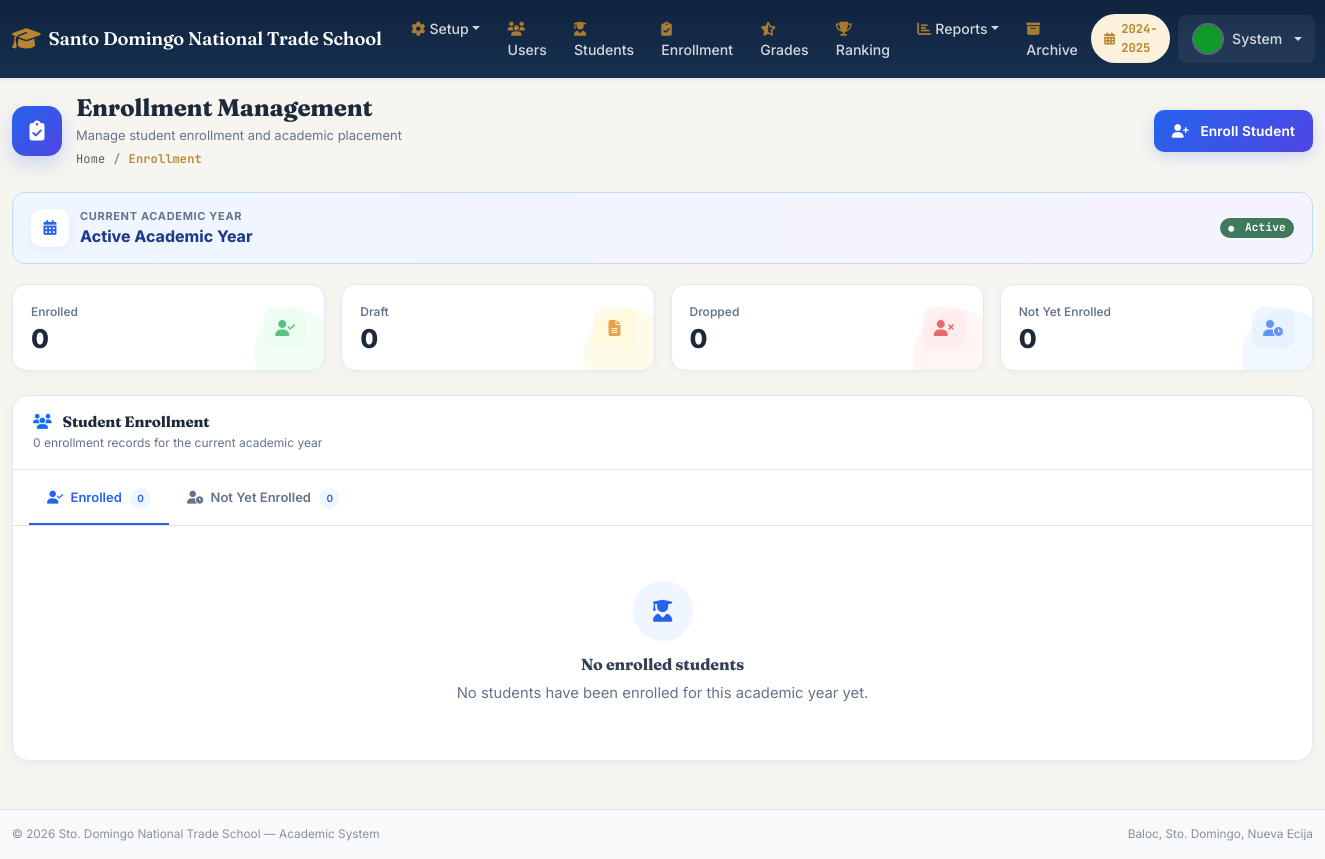
Screenshot of /admin/enrollment.php (signed in) with the database file from the repository.
### tables this page shows
CREATE TABLE `system_settings` (
  `settingID` INT AUTO_INCREMENT PRIMARY KEY,
  `settingKey` VARCHAR(100) UNIQUE NOT NULL,
  `settingValue` TEXT,
  `dateUpdated` DATETIME DEFAULT CURRENT_TIMESTAMP ON UPDATE CURRENT_TIMESTAMP
);

CREATE TABLE `academicYear` (
  `ayID` INT AUTO_INCREMENT PRIMARY KEY,
  `academicYear` VARCHAR(20) NOT NULL,
  `academicDesc` TEXT,
  `status` ENUM('active','inactive') DEFAULT 'inactive',
  `dateCreated` DATETIME DEFAULT CURRENT_TIMESTAMP,
  `dateDeleted` DATETIME DEFAULT NULL
);

CREATE TABLE `users` (
  `userID` INT AUTO_INCREMENT PRIMARY KEY,
  `employeeNo` VARCHAR(20) UNIQUE DEFAULT NULL,
  `firstName` VARCHAR(100) NOT NULL,
  `middleName` VARCHAR(100) DEFAULT NULL,
  `lastName` VARCHAR(100) NOT NULL,
  `extName` VARCHAR(10) DEFAULT NULL,
  `pic` VARCHAR(255) DEFAULT 'default.png',
  `roleID` INT NOT NULL,
  `email` VARCHAR(150) NOT NULL UNIQUE,
  `password` VARCHAR(255) NOT NULL,
  `programID` INT DEFAULT NULL,
  `isActive` TINYINT(1) DEFAULT 1,
  `dateCreated` DATETIME DEFAULT CURRENT_TIMESTAMP,
  `dateDeleted` DATETIME DEFAULT NULL,
  `deletedBy` INT DEFAULT NULL COMMENT 'Archive audit trail: userID who archived this record',
  FOREIGN KEY (`roleID`) REFERENCES `roles`(`roleID`)
);

### includes/config.php (called while the page is built, shortened)
<?php
function getDB(): PDO {
    static $pdo = null;
    if ($pdo === null) {
        try {
            $dsn = "mysql:host=" . DB_HOST . ";dbname=" . DB_NAME . ";charset=" . DB_CHARSET;
            $options = [
                PDO::ATTR_ERRMODE            => PDO::ERRMODE_EXCEPTION,
                PDO::ATTR_DEFAULT_FETCH_MODE => PDO::FETCH_ASSOC,
                PDO::ATTR_EMULATE_PREPARES   => false,
            ];
            $pdo = new PDO($dsn, DB_USER, DB_PASS, $options);
        } catch (PDOException $e) {
            die('<div style="background:#fee;padding:20px;font-family:monospace;">
                <strong>Database Connection Error</strong><br>
                Please ensure XAMPP MySQL is running and database <strong>sdnts_db</strong> exists.<br>
                Run <code>database.sql</code> first.<br>
                Error: ' . htmlspecialchars($e->getMessage()) . '
            </div>');
        }
    }
    return $pdo;
}
function getActiveAY(): array {
    $db = getDB();
    $stmt = $db->prepare("SELECT * FROM academicYear WHERE status='active' LIMIT 1");
    $stmt->execute();
    return $stmt->fetch() ?: ['ayID' => 1, 'academicYear' => '2024-2025'];
}
function getSetting(string $key): string {
    $db = getDB();
    $stmt = $db->prepare("SELECT settingValue FROM system_settings WHERE settingKey=?");
    $stmt->execute([$key]);
    $row = $stmt->fetch();
    return $row ? $row['settingValue'] : '';
}
function clean(string $str): string {
    return htmlspecialchars(trim($str), ENT_QUOTES, 'UTF-8');
}

### admin/enrollment.php (the view, shortened to what this page needs)
<?php
require_once '../includes/config.php';
$db = getDB();
$ay = getActiveAY();
$enrollSql = "
    SELECT
        r.*,
        s.firstName,
        s.lastName,
        s.studentNo,
        s.lrn,
        sec.sectionName,
        p.progName,
        y.yearName,
        st.strandName
    FROM registration r
    JOIN students s
        ON r.studentID = s.studentID
    JOIN sections sec
        ON r.sectionID = sec.sectionID
    JOIN programs p
        ON r.progID = p.progID
    JOIN year y
        ON r.yearID = y.yearID
    LEFT JOIN strands st
        ON r.strandID = st.strandID
    WHERE r.ayID = ?
      AND r.dateDeleted IS NULL
";
$enrollParams = [$ay['ayID']];
$enrollSql .= " ORDER BY s.lastName, s.firstName";
$enrollments = $db->prepare($enrollSql);
$enrollments->execute($enrollParams);
$enrollmentList = $enrollments->fetchAll();
$unenrolled = $db->prepare("
    SELECT s.*
    FROM students s
    WHERE s.dateDeleted IS NULL
      AND s.studentID NOT IN (
          SELECT studentID
          FROM registration
          WHERE ayID = ?
            AND dateDeleted IS NULL
      )
    ORDER BY
        s.lastName,
        s.firstName
");
$unenrolled->execute([$ay['ayID']]);
$unenrolledList = $unenrolled->fetchAll();
$totalEnrolledCount  = count(array_filter($enrollmentList, fn($r) => $r['status'] === 'enrolled'));
$totalDraftCount     = count(array_filter($enrollmentList, fn($r) => $r['status'] === 'draft'));
$totalDroppedCount   = count(array_filter($enrollmentList, fn($r) => $r['status'] === 'dropped'));
include '../includes/header.php';
?>
<div class="enrollment-page">
    <div class="enrollment-header">
        <div class="enrollment-title-wrap">
            <div class="enrollment-page-icon">
                <i class="fas fa-clipboard-check"></i>
            </div>
            <div>
                <h4 class="enrollment-title">
                    Enrollment Management
                </h4>
                <div class="enrollment-subtitle">
                    Manage student enrollment and academic placement
                </div>
                <nav aria-label="breadcrumb">
                    <ol class="breadcrumb enrollment-breadcrumb mb-0">
                        <li class="breadcrumb-item">
                            <a href="<?= SITE_URL ?>/dashboard.php">
                                Home
                            </a>
                        </li>
                        <li class="breadcrumb-item active">
                            Enrollment
                        </li>
                    </ol>
                </nav>
            </div>
        </div>
        <?php if ($_SESSION['roleID'] !== ROLE_PRINCIPAL): ?>
            <button
                class="btn btn-primary btn-enroll"
                data-bs-toggle="modal"
                data-bs-target="#modalEnroll"
                id="btnOpenEnroll"
            >
                <i class="fas fa-user-plus me-2"></i>
                Enroll Student
            </button>
        <?php endif; ?>
    </div>
    <div class="academic-year-banner">
        <div class="academic-year-info">
            <div class="academic-year-icon">
                <i class="fas fa-calendar-alt"></i>
            </div>
            <div>
                <div class="academic-year-label">
                    Current Academic Year
                </div>
                <div class="academic-year-value">
                    <?= clean($ay['ayName'] ?? 'Active Academic Year') ?>
                </div>
            </div>
        </div>
        <span class="badge bg-success">
            <i class="fas fa-circle me-1"
               style="font-size:6px;"></i>
            Active
        </span>
    </div>
    <div class="row g-3 mb-4">
        <div class="col-6 col-lg-3">
            <div class="enrollment-stat stat-green">
                <div class="stat-top">
                    <div>
                        <div class="stat-label">
                            Enrolled
                        </div>
                        <div class="stat-number">
                            <?= $totalEnrolledCount ?>
                        </div>
                    </div>
                    <div class="stat-icon">
                        <i class="fas fa-user-check"></i>
                    </div>
                </div>
            </div>
        </div>
        <div class="col-6 col-lg-3">
            <div class="enrollment-stat stat-yellow">
                <div class="stat-top">
                    <div>
                        <div class="stat-label">
                            Draft
                        </div>
                        <div class="stat-number">
                            <?= $totalDraftCount ?>
                        </div>
                    </div>
                    <div class="stat-icon">
                        <i class="fas fa-file-alt"></i>
                    </div>
                </div>
            </div>
        </div>
        <div class="col-6 col-lg-3">
            <div class="enrollment-stat stat-red">
                <div class="stat-top">
                    <div>
                        <div class="stat-label">
                            Dropped
                        </div>
                        <div class="stat-number">
                            <?= $totalDroppedCount ?>
                        </div>
                    </div>
                    <div class="stat-icon">
                        <i class="fas fa-user-times"></i>
                    </div>
                </div>
            </div>
        </div>
        <div class="col-6 col-lg-3">
            <div class="enrollment-stat stat-blue">
                <div class="stat-top">
                    <div>
                        <div class="stat-label">
                            Not Yet Enrolled
                        </div>
                        <div class="stat-number">
                            <?= count($unenrolledList) ?>
                        </div>
                    </div>
                    <div class="stat-icon">
                        <i class="fas fa-user-clock"></i>
                    </div>
                </div>
            </div>
        </div>
    </div>
    <div class="enrollment-card">
        <div class="enrollment-card-header">
            <div>
                <h6 class="enrollment-card-title">
                    <i class="fas fa-users text-primary me-2"></i>
                    Student Enrollment
                </h6>
                <div class="enrollment-card-subtitle">
                    <?= count($enrollmentList) ?>
                    enrollment record<?= count($enrollmentList) === 1 ? '' : 's' ?>
                    for the current academic year
                </div>
            </div>
        </div>
        <div class="px-3 pt-1 border-bottom">
            <ul
                class="nav enrollment-tabs"
                role="tablist"
            >
                <li class="nav-item">
                    <a
                        class="nav-link active"
                        data-bs-toggle="tab"
                        href="#tabEnrolled"
                    >
                        <i class="fas fa-user-check me-1"></i>
                        Enrolled
                        <span class="tab-count">
                            <?= count($enrollmentList) ?>
                        </span>
                    </a>
                </li>
                <li class="nav-item">
                    <a
                        class="nav-link"
                        data-bs-toggle="tab"
                        href="#tabUnenrolled"
                    >
                        <i class="fas fa-user-clock me-1"></i>
                        Not Yet Enrolled
                        <span class="tab-count">
                            <?= count($unenrolledList) ?>
                        </span>
                    </a>
                </li>
            </ul>
        </div>
        <div class="tab-content">
            <div
                class="tab-pane fade show active"
                id="tabEnrolled"
            >
                <?php if (empty($enrollmentList)): ?>
                    <div class="empty-enrollment">
                        <div class="empty-enrollment-icon">
                            <i class="fas fa-user-graduate"></i>
                        </div>
                        <h6>
                            No enrolled students
                        </h6>
                        <p class="mb-0">
                            No students have been enrolled for
                            this academic year yet.
                        </p>
                    </div>
                <?php endif; ?>
            </div>
        </div>
    </div>
</div>
<?php include '../includes/footer.php'; ?>

### includes/header.php (shortened to what this page needs)
<?php
$activeAY = getActiveAY();
$schoolName = getSetting('school_name') ?: 'SDNTS';
$currentUser = null;
try {
    $db = getDB();
    $stmt = $db->prepare("SELECT u.*, r.roleName FROM users u JOIN roles r ON u.roleID=r.roleID WHERE u.userID=?");
    $stmt->execute([$_SESSION['userID']]);
    $currentUser = $stmt->fetch();
} catch(Exception $e) {}
?>
<!DOCTYPE html>
<html lang="en">
<head>
  <link rel="stylesheet" href="https://cdnjs.cloudflare.com/ajax/libs/bootstrap/5.3.2/css/bootstrap.min.css">
  <link rel="stylesheet" href="https://cdnjs.cloudflare.com/ajax/libs/font-awesome/6.5.0/css/all.min.css">
  <link rel="stylesheet" href="https://cdnjs.cloudflare.com/ajax/libs/datatables/1.10.21/css/dataTables.bootstrap5.min.css">
  <link rel="stylesheet" href="<?= SITE_URL ?>/assets/css/style.css">
</head>
<body>
<nav class="navbar navbar-expand-lg navbar-dark site-navbar shadow-sm">
  <div class="container-fluid">
    <a class="navbar-brand d-flex align-items-center gap-2" href="<?= SITE_URL ?>/dashboard.php">
      <i class="fas fa-graduation-cap fa-lg"></i>
      <span class="d-none d-md-inline"><?= clean($schoolName) ?></span>
    </a>
    <div class="collapse navbar-collapse" id="navMain">
      <ul class="navbar-nav me-auto">
        <?php if (in_array($_SESSION['roleID'], [ROLE_ADMIN, ROLE_PRINCIPAL])): ?>
        <li class="nav-item dropdown">
          <a class="nav-link dropdown-toggle" href="#" data-bs-toggle="dropdown"><i class="fas fa-cog me-1"></i>Setup</a>
        </li>
        <?php endif; ?>
        <?php if ($_SESSION['roleID'] === ROLE_ADMIN): ?>
        <li class="nav-item">
          <a class="nav-link" href="<?= SITE_URL ?>/admin/users.php"><i class="fas fa-users me-1"></i>Users</a>
        </li>
        <?php endif; ?>
        <?php if (in_array($_SESSION['roleID'], [ROLE_ADMIN, ROLE_PRINCIPAL, ROLE_TEACHER])): ?>
        <li class="nav-item">
          <a class="nav-link" href="<?= SITE_URL ?>/admin/students.php"><i class="fas fa-user-graduate me-1"></i>Students</a>
        </li>
        <li class="nav-item">
          <a class="nav-link" href="<?= SITE_URL ?>/admin/enrollment.php"><i class="fas fa-clipboard-check me-1"></i>Enrollment</a>
        </li>
        <li class="nav-item">
          <a class="nav-link" href="<?= SITE_URL ?>/admin/grades.php"><i class="fas fa-star-half-alt me-1"></i>Grades</a>
        </li>
        <li class="nav-item">
          <a class="nav-link" href="<?= SITE_URL ?>/admin/ranking.php"><i class="fas fa-trophy me-1"></i>Ranking</a>
        </li>
        <?php endif; ?>
        <li class="nav-item dropdown">
          <a class="nav-link dropdown-toggle" href="#" data-bs-toggle="dropdown"><i class="fas fa-chart-bar me-1"></i>Reports</a>
        </li>
        <?php if (in_array($_SESSION['roleID'], [ROLE_ADMIN, ROLE_PRINCIPAL])): ?>
        <li class="nav-item">
          <a class="nav-link" href="<?= SITE_URL ?>/admin/archive.php"><i class="fas fa-box-archive me-1"></i>Archive</a>
        </li>
        <?php endif; ?>
      </ul>
      <ul class="navbar-nav ms-auto align-items-center">
        <li class="nav-item me-2">
          <span class="ay-chip"><i class="fas fa-calendar-alt"></i><?= clean($activeAY['academicYear']) ?></span>
        </li>
        <li class="nav-item dropdown">
          <a class="nav-link dropdown-toggle d-flex align-items-center gap-2 user-menu-toggle" href="#" data-bs-toggle="dropdown">
            <img src="<?= SITE_URL ?>/assets/img/uploads/<?= clean($currentUser['pic'] ?? 'default.png') ?>"
                 class="rounded-circle user-avatar-img" width="32" height="32" style="object-fit:cover;" onerror="this.src='<?= SITE_URL ?>/assets/img/default.png'">
            <span class="d-none d-lg-inline"><?= clean($currentUser['firstName'] ?? '') ?></span>
          </a>
        </li>
      </ul>
    </div>
  </div>
</nav>
<div class="container-fluid mt-3">

### rows the page displays
system_settings: settingValue "Santo Domingo National Trade School"
academicyear: academicYear "2024-2025"
users: pic (placeholder picture), firstName "System"

### other values shown
$ay['ayName'] "Active Academic Year"
$totalEnrolledCount "0"
$totalDraftCount "0"
$totalDroppedCount "0"
count($unenrolledList) "0"
count($enrollmentList) "0"
